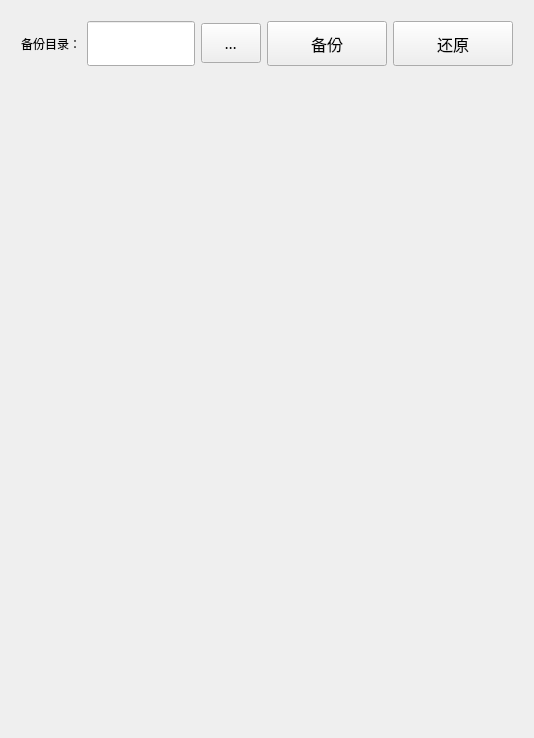
                 <widget class="QWidget" name="pageDataBackup">
                  <layout class="QVBoxLayout" name="verticalLayout_10">
                   <item>
                    <widget class="QWidget" name="widgetBackup" native="true">
                     <layout class="QHBoxLayout" name="horizontalLayout_12">
                      <property name="leftMargin">
                       <number>10</number>
                      </property>
                      <property name="topMargin">
                       <number>10</number>
                      </property>
                      <property name="rightMargin">
                       <number>10</number>
                      </property>
                      <property name="bottomMargin">
                       <number>10</number>
                      </property>
                      <item>
                       <widget class="QLabel" name="label_11">
                        <property name="text">
                         <string>备份目录：</string>
                        </property>
                       </widget>
                      </item>
                      <item>
                       <widget class="QLineEdit" name="lineEditBackup">
                        <property name="minimumSize">
                         <size>
                          <width>0</width>
                          <height>45</height>
                         </size>
                        </property>
                       </widget>
                      </item>
                      <item>
                       <widget class="QToolButton" name="toolButton">
                        <property name="minimumSize">
                         <size>
                          <width>60</width>
                          <height>40</height>
                         </size>
                        </property>
                        <property name="font">
                         <font>
                          <family>Times New Roman</family>
                          <pointsize>12</pointsize>
                          <italic>true</italic>
                         </font>
                        </property>
                        <property name="text">
                         <string>...</string>
                        </property>
                       </widget>
                      </item>
                      <item>
                       <widget class="QPushButton" name="btnBackup">
                        <property name="minimumSize">
                         <size>
                          <width>120</width>
                          <height>45</height>
                         </size>
                        </property>
                        <property name="font">
                         <font>
                          <family>微软雅黑</family>
                          <pointsize>12</pointsize>
                          <italic>false</italic>
                         </font>
                        </property>
                        <property name="text">
                         <string>备份</string>
                        </property>
                        <property name="icon">
                         <iconset resource="MainWindow.qrc">
                          <normaloff>:/resource/buttonIcon/backup-copy.png</normaloff>:/resource/buttonIcon/backup-copy.png</iconset>
                        </property>
                        <property name="iconSize">
                         <size>
                          <width>30</width>
                          <height>30</height>
                         </size>
                        </property>
                       </widget>
                      </item>
                      <item>
                       <widget class="QPushButton" name="btnUndo">
                        <property name="minimumSize">
                         <size>
                          <width>120</width>
                          <height>45</height>
                         </size>
                        </property>
                        <property name="font">
                         <font>
                          <family>微软雅黑</family>
                          <pointsize>12</pointsize>
                          <italic>false</italic>
                         </font>
                        </property>
                        <property name="text">
                         <string>还原</string>
                        </property>
                        <property name="icon">
                         <iconset resource="MainWindow.qrc">
                          <normaloff>:/resource/buttonIcon/data-recovery.png</normaloff>:/resource/buttonIcon/data-recovery.png</iconset>
                        </property>
                        <property name="iconSize">
                         <size>
                          <width>30</width>
                          <height>30</height>
                         </size>
                        </property>
                       </widget>
                      </item>
                     </layout>
                    </widget>
                   </item>
                   <item>
                    <spacer name="verticalSpacer_16">
                     <property name="orientation">
                      <enum>Qt::Vertical</enum>
                     </property>
                     <property name="sizeHint" stdset="0">
                      <size>
                       <width>20</width>
                       <height>651</height>
                      </size>
                     </property>
                    </spacer>
                   </item>
                  </layout>
                 </widget>
